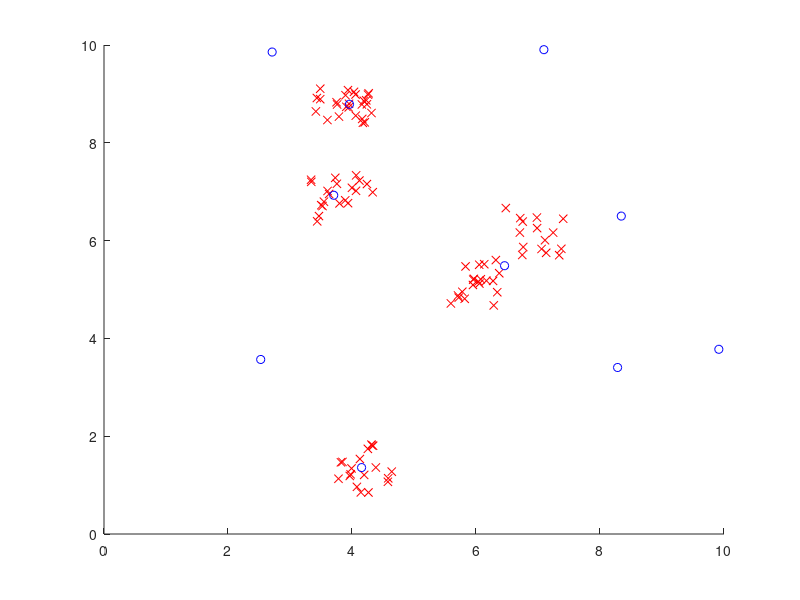

This figure's MATLAB source:
% Region boundries: 0,0 - 10,10
M = 5; % No. of clusters
m = 10; % No. of centroids
n = 100; % No. of points
r = 0.5; % Radius of region
eta = 0.1; % Learning constant


% Please rewrite this to ensure region spacing!
mids = 8 * rand(M,2) + 1;

for i = 1:n
    dest = randperm(M);
    x(i,:) = mids(dest(1),:) + ((rand(1,2) * 2) - 1) * r;
end

w = 10 * rand(m,2);

clf;
hold on;
plot(x(:,1),x(:,2),'xr');
plot(w(:,1),w(:,2),'ob');
axis([0 10 0 10]);

%pause;

for epoch = 1:5
    epochorder = randperm(n);
    
    for i = 1:n
        
        point = x(epochorder(i),:);
        c = 1;
        cdist = sqrt( (point(1)-w(1,1))^2 + (point(2)-w(1,2))^2 );
        
        for j = 2:m
            if cdist > sqrt((point(1)-w(j,1))^2 + (point(2)-w(j,2))^2)
                c = j;
                cdist = sqrt((point(1)-w(j,1))^2 + (point(2)-w(j,2))^2);
            end
        end
        
        pause(0.01);
        
        w(c,:) = w(c,:) + eta * (point - w(c,:));
        
        clf;
        hold on;
        plot(x(:,1),x(:,2),'xr');
        plot(w(:,1),w(:,2),'ob');
        axis([0 10 0 10]);
    end
        
end